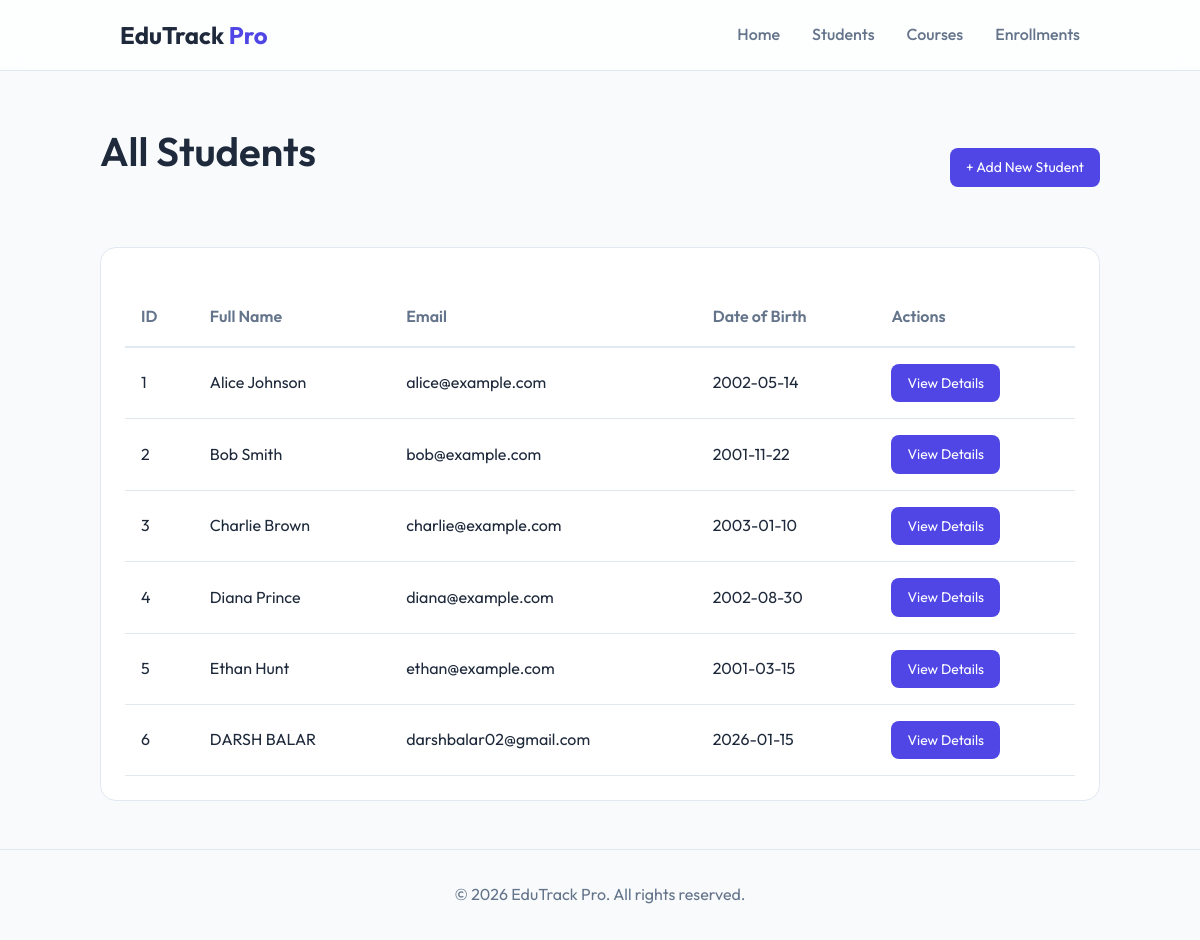
The page /students/ on the database its author committed.
### models.py (models this page shows, shortened)
class Student(db.Model):
    __tablename__ = 'students'
    id = db.Column(db.Integer, primary_key=True)
    first_name = db.Column(db.String(50), nullable=False)
    last_name = db.Column(db.String(50), nullable=False)
    email = db.Column(db.String(120), unique=True, nullable=False)
    date_of_birth = db.Column(db.Date, nullable=False)
    enrollment_date = db.Column(db.DateTime, default=datetime.utcnow)
    enrollments = db.relationship('Enrollment', backref='student', lazy=True, cascade="all, delete-orphan")

### app.py (the view)
@app.route('/students/')
def student_list():
    students = Student.query.all()
    return render_template('students.html', students=students)

### templates/students.html (shortened to what this page needs)
{% extends "base.html" %}
{% block content %}
<div style="display: flex; justify-content: space-between; align-items: center; margin-bottom: 2rem;">
    <h1>All Students</h1>
    <a href="{{ url_for('add_student') }}" class="btn">+ Add New Student</a>
</div>
<div class="table-container">
    <table>
        <thead>
            <tr>
                <th>ID</th>
                <th>Full Name</th>
                <th>Email</th>
                <th>Date of Birth</th>
                <th>Actions</th>
            </tr>
        </thead>
        <tbody>
            {% for student in students %}
            <tr>
                <td>{{ student.id }}</td>
                <td>{{ student.first_name }} {{ student.last_name }}</td>
                <td>{{ student.email }}</td>
                <td>{{ student.date_of_birth.strftime('%Y-%m-%d') }}</td>
                <td>
                    <a href="{{ url_for('student_detail', id=student.id) }}" class="btn">View Details</a>
                </td>
            </tr>
            {% endfor %}
        </tbody>
    </table>
</div>
{% endblock %}

### templates/base.html (shortened to what this page needs)
<!DOCTYPE html>
<html lang="en">
<head>
    <link rel="stylesheet" href="{{ url_for('static', filename='css/style.css') }}">
</head>
<body>
    <nav class="navbar">
        <div class="container nav-content">
            <a href="/" class="logo">EduTrack <span>Pro</span></a>
            <ul class="nav-links">
                <li><a href="{{ url_for('home') }}">Home</a></li>
                <li><a href="{{ url_for('student_list') }}">Students</a></li>
                <li><a href="{{ url_for('course_list') }}">Courses</a></li>
                <li><a href="{{ url_for('enrollment_list') }}">Enrollments</a></li>
            </ul>
        </div>
    </nav>
    <main class="container content">
        {% block content %}{% endblock %}
    </main>
    <footer class="footer">
        <div class="container">
            <p>&copy; 2026 EduTrack Pro. All rights reserved.</p>
        </div>
    </footer>
</body>
</html>

### static/css/style.css (style rules this page uses)
:root { --primary: #4f46e5; --primary-hover: #4338ca; --bg-color: #f8fafc; --card-bg: rgba(255, 255, 255, 0.8); --text-main: #1e293b; --text-muted: #64748b; --border-color: #e2e8f0; --glass-blur: 10px; }
* { margin: 0; padding: 0; box-sizing: border-box; }
body { font-family: 'Outfit', sans-serif; background-color: var(--bg-color); color: var(--text-main); line-height: 1.6; }
.container { max-width: 1000px; margin: 0 auto; padding: 0 20px; }
.navbar { background: rgba(255, 255, 255, 0.7); backdrop-filter: blur(var(--glass-blur)); border-bottom: 1px solid var(--border-color); padding: 1rem 0; position: sticky; top: 0; z-index: 100; }
.nav-content { display: flex; justify-content: space-between; align-items: center; }
.logo { font-size: 1.5rem; font-weight: 700; color: var(--text-main); text-decoration: none; }
.logo span { color: var(--primary); }
.nav-links { display: flex; list-style: none; gap: 2rem; }
.nav-links a { text-decoration: none; color: var(--text-muted); font-weight: 500; transition: color 0.3s; }
.content { padding: 3rem 0; min-height: calc(100vh - 160px); }
h1 { font-size: 2.5rem; margin-bottom: 2rem; font-weight: 600; }
.table-container { background: white; padding: 1.5rem; border-radius: 1rem; border: 1px solid var(--border-color); overflow-x: auto; }
table { width: 100%; border-collapse: collapse; margin-top: 1rem; }
th { text-align: left; padding: 1rem; color: var(--text-muted); font-weight: 600; border-bottom: 2px solid var(--border-color); }
td { padding: 1rem; border-bottom: 1px solid var(--border-color); }
.btn { display: inline-block; padding: 0.5rem 1rem; background: var(--primary); color: white; text-decoration: none; border-radius: 0.5rem; font-size: 0.875rem; transition: background 0.3s; }
.footer { padding: 2rem 0; text-align: center; color: var(--text-muted); border-top: 1px solid var(--border-color); }

### rows shown on the page
Student: id "1", first_name "Alice", last_name "Johnson", email "alice@example.com", date_of_birth "2002-05-14"
Student: id "2", first_name "Bob", last_name "Smith", email "bob@example.com", date_of_birth "2001-11-22"
Student: id "3", first_name "Charlie", last_name "Brown", email "charlie@example.com", date_of_birth "2003-01-10"
Student: id "4", first_name "Diana", last_name "Prince", email "diana@example.com", date_of_birth "2002-08-30"
Student: id "5", first_name "Ethan", last_name "Hunt", email "ethan@example.com", date_of_birth "2001-03-15"
Student: id "6", first_name "DARSH", last_name "BALAR", email "darshbalar02@gmail.com", date_of_birth "2026-01-15"
